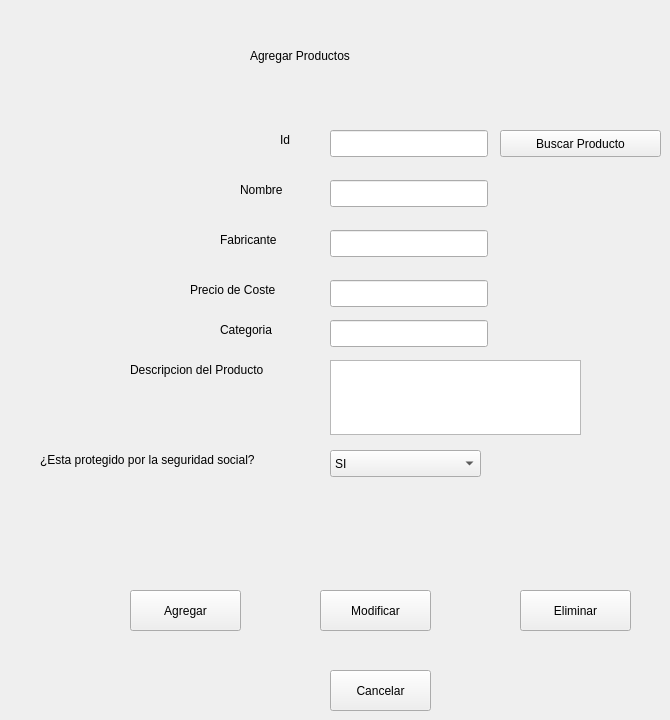
   <widget class="QWidget" name="tab">
    <attribute name="title">
     <string>Productos</string>
    </attribute>
    <widget class="QLabel" name="label_10">
     <property name="geometry">
      <rect>
       <x>280</x>
       <y>130</y>
       <width>20</width>
       <height>20</height>
      </rect>
     </property>
     <property name="text">
      <string>Id</string>
     </property>
    </widget>
    <widget class="QLabel" name="label_11">
     <property name="geometry">
      <rect>
       <x>240</x>
       <y>180</y>
       <width>61</width>
       <height>20</height>
      </rect>
     </property>
     <property name="text">
      <string>Nombre</string>
     </property>
    </widget>
    <widget class="QLabel" name="label_12">
     <property name="geometry">
      <rect>
       <x>220</x>
       <y>230</y>
       <width>71</width>
       <height>20</height>
      </rect>
     </property>
     <property name="text">
      <string>Fabricante</string>
     </property>
    </widget>
    <widget class="QLabel" name="label_13">
     <property name="geometry">
      <rect>
       <x>190</x>
       <y>280</y>
       <width>111</width>
       <height>20</height>
      </rect>
     </property>
     <property name="text">
      <string>Precio de Coste</string>
     </property>
    </widget>
    <widget class="QLineEdit" name="tf_Producto_id">
     <property name="geometry">
      <rect>
       <x>330</x>
       <y>130</y>
       <width>158</width>
       <height>27</height>
      </rect>
     </property>
    </widget>
    <widget class="QLineEdit" name="tf_Producto_nombre">
     <property name="geometry">
      <rect>
       <x>330</x>
       <y>180</y>
       <width>158</width>
       <height>27</height>
      </rect>
     </property>
    </widget>
    <widget class="QLineEdit" name="tf_Producto_Fabricante">
     <property name="geometry">
      <rect>
       <x>330</x>
       <y>230</y>
       <width>158</width>
       <height>27</height>
      </rect>
     </property>
    </widget>
    <widget class="QLineEdit" name="tf_Producto_precioCoste">
     <property name="geometry">
      <rect>
       <x>330</x>
       <y>280</y>
       <width>158</width>
       <height>27</height>
      </rect>
     </property>
    </widget>
    <widget class="QLabel" name="label_29">
     <property name="geometry">
      <rect>
       <x>40</x>
       <y>450</y>
       <width>261</width>
       <height>20</height>
      </rect>
     </property>
     <property name="text">
      <string>¿Esta protegido por la seguridad social?</string>
     </property>
    </widget>
    <widget class="QLabel" name="label_26">
     <property name="geometry">
      <rect>
       <x>250</x>
       <y>40</y>
       <width>261</width>
       <height>31</height>
      </rect>
     </property>
     <property name="styleSheet">
      <string notr="true">font: italic 20pt &quot;URW Palladio L&quot;;</string>
     </property>
     <property name="text">
      <string>Agregar Productos</string>
     </property>
    </widget>
    <widget class="QPushButton" name="bt_Producto_cancelar">
     <property name="geometry">
      <rect>
       <x>330</x>
       <y>670</y>
       <width>101</width>
       <height>41</height>
      </rect>
     </property>
     <property name="text">
      <string>Cancelar</string>
     </property>
    </widget>
    <widget class="QPushButton" name="bt_Producto_agregar">
     <property name="geometry">
      <rect>
       <x>130</x>
       <y>590</y>
       <width>111</width>
       <height>41</height>
      </rect>
     </property>
     <property name="text">
      <string>Agregar</string>
     </property>
    </widget>
    <widget class="QComboBox" name="cb_Producto_TieneProteccion">
     <property name="geometry">
      <rect>
       <x>330</x>
       <y>450</y>
       <width>151</width>
       <height>27</height>
      </rect>
     </property>
     <item>
      <property name="text">
       <string>SI</string>
      </property>
     </item>
     <item>
      <property name="text">
       <string>NO</string>
      </property>
     </item>
    </widget>
    <widget class="QLineEdit" name="tf_Producto_Categoria">
     <property name="geometry">
      <rect>
       <x>330</x>
       <y>320</y>
       <width>158</width>
       <height>27</height>
      </rect>
     </property>
    </widget>
    <widget class="QLabel" name="label_36">
     <property name="geometry">
      <rect>
       <x>220</x>
       <y>320</y>
       <width>71</width>
       <height>20</height>
      </rect>
     </property>
     <property name="text">
      <string>Categoria</string>
     </property>
    </widget>
    <widget class="QLabel" name="label_37">
     <property name="geometry">
      <rect>
       <x>130</x>
       <y>360</y>
       <width>171</width>
       <height>20</height>
      </rect>
     </property>
     <property name="text">
      <string>Descripcion del Producto</string>
     </property>
    </widget>
    <widget class="QPlainTextEdit" name="tf_Producto_DescripcionProducto">
     <property name="geometry">
      <rect>
       <x>330</x>
       <y>360</y>
       <width>251</width>
       <height>75</height>
      </rect>
     </property>
    </widget>
    <widget class="QPushButton" name="bt_Producto_Modificar">
     <property name="geometry">
      <rect>
       <x>320</x>
       <y>590</y>
       <width>111</width>
       <height>41</height>
      </rect>
     </property>
     <property name="text">
      <string>Modificar</string>
     </property>
    </widget>
    <widget class="QPushButton" name="bt_Producto_Eliminar">
     <property name="geometry">
      <rect>
       <x>520</x>
       <y>590</y>
       <width>111</width>
       <height>41</height>
      </rect>
     </property>
     <property name="text">
      <string>Eliminar</string>
     </property>
    </widget>
    <widget class="QPushButton" name="bt_FindProducto">
     <property name="geometry">
      <rect>
       <x>500</x>
       <y>130</y>
       <width>161</width>
       <height>27</height>
      </rect>
     </property>
     <property name="text">
      <string>Buscar Producto</string>
     </property>
    </widget>
   </widget>
